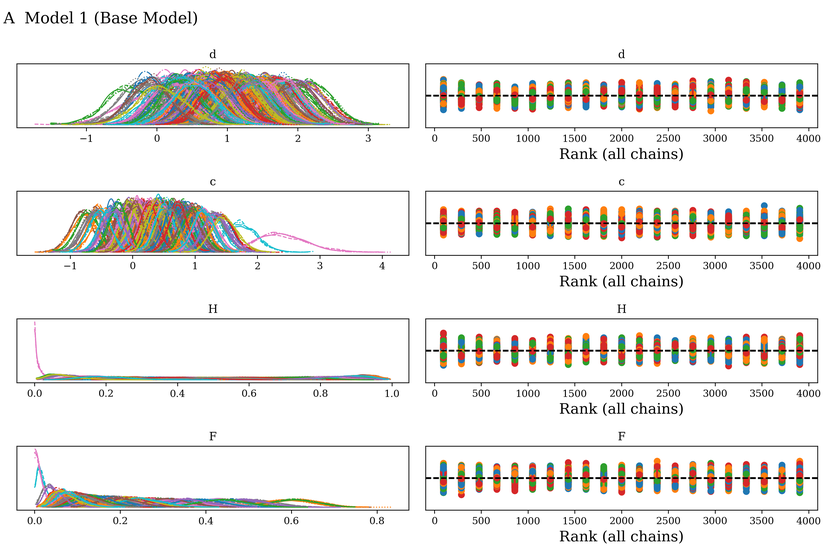
#> input picture model_convergence/mod1_rank_plots.png, 840 x 560 px, shrunk from 3600 x 2400 before the run
$ python combine_figures.py
#> lines starting #> are read from the running program, lines starting #| are printed output that depends on the picture
# -*- coding: utf-8 -*-
from PIL import Image
import matplotlib.pyplot as plt

plots = ["mod1_rank_plots.png","mod2_rank_plots.png","mod3_rank_plots.png"]

im1,im2,im3 = [Image.open(plots[i]) for i in range(len(plots))]
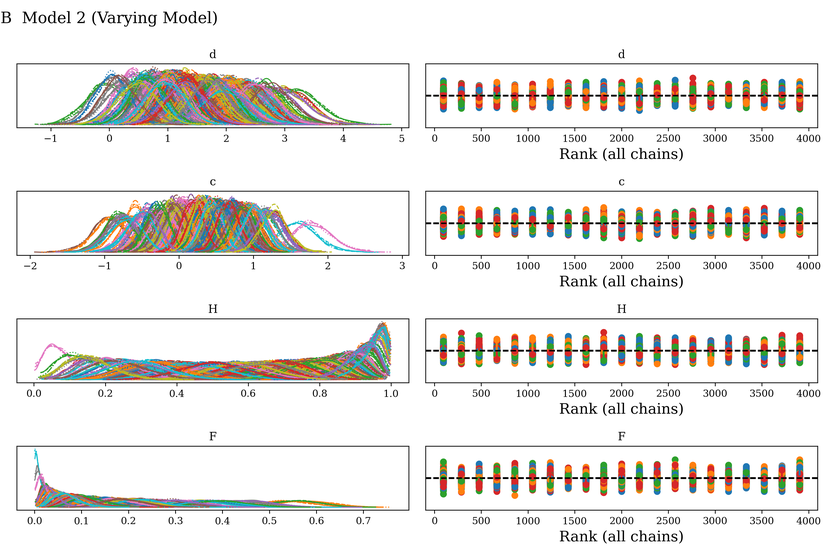
#> input picture model_convergence/mod2_rank_plots.png, 840 x 560 px, shrunk from 3600 x 2400 before the run
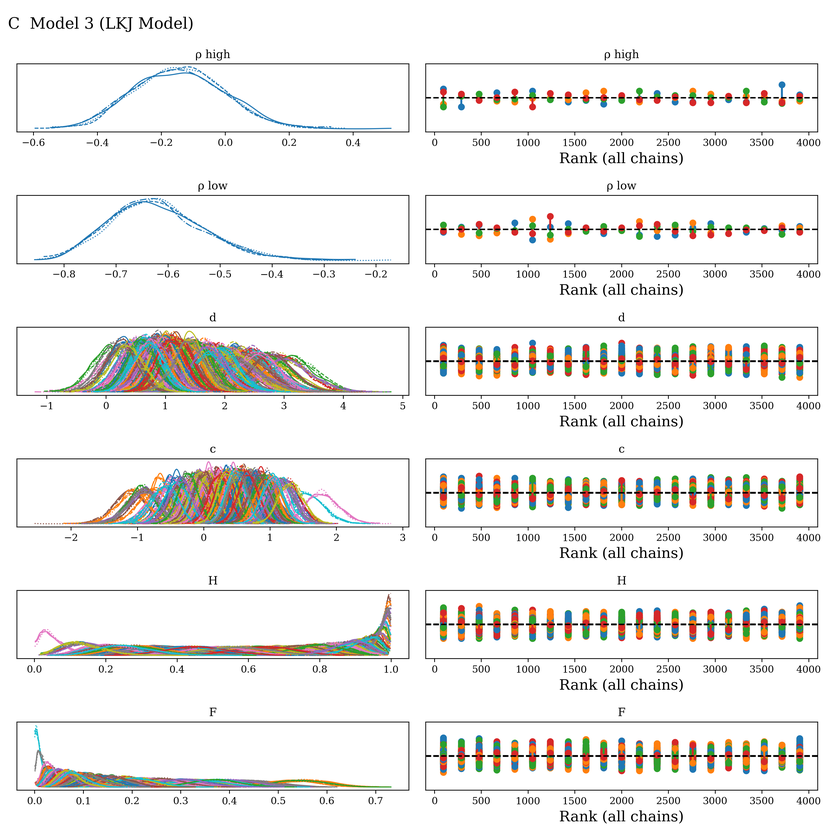
#> input picture model_convergence/mod3_rank_plots.png, 840 x 840 px, shrunk from 3600 x 3600 before the run
#> im1 is the input picture: PIL image 840x560 RGBA; mean R, G, B, A 237.5, 235.7, 233.3, 255
#> im2 is the input picture: PIL image 840x560 RGBA; mean R, G, B, A 235.2, 233.5, 230.9, 255
#> im3 is the input picture: PIL image 840x840 RGBA; mean R, G, B, A 238.9, 237.8, 236, 255

dst = Image.new('RGB', (im1.width*2 , im1.height*2), color=(255,255,255))
#> dst: PIL image 1680x1120 RGB; every value is 255

dst.paste(im1, (0, 0))
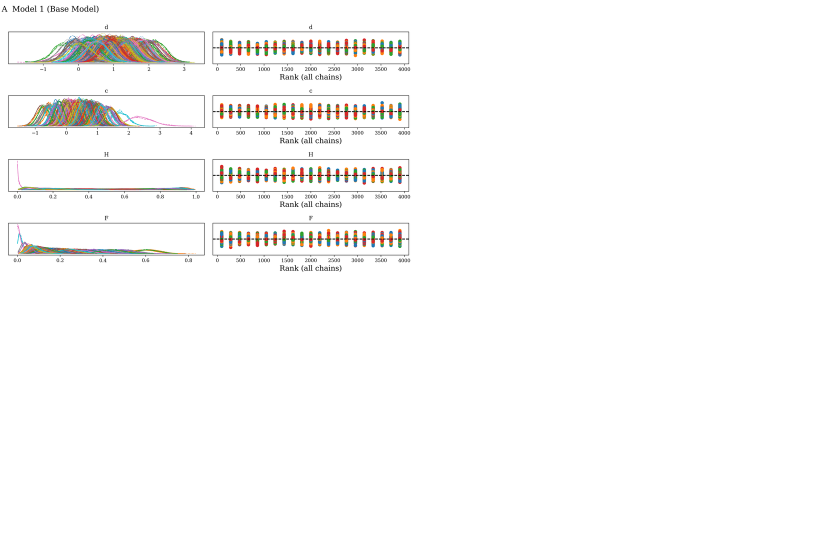
#> dst: PIL image 1680x1120 RGB (shown at 1/2 size); mean R, G, B 250.6, 250.2, 249.6
dst.paste(im2, (0, im2.height))
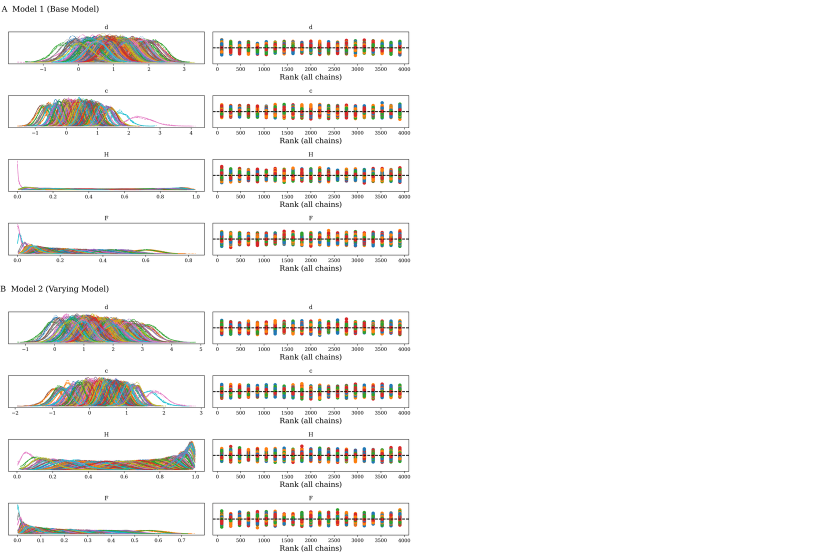
#> dst: PIL image 1680x1120 RGB (shown at 1/2 size); mean R, G, B 245.7, 244.8, 243.5
dst.paste(im3, (im1.width, 0))
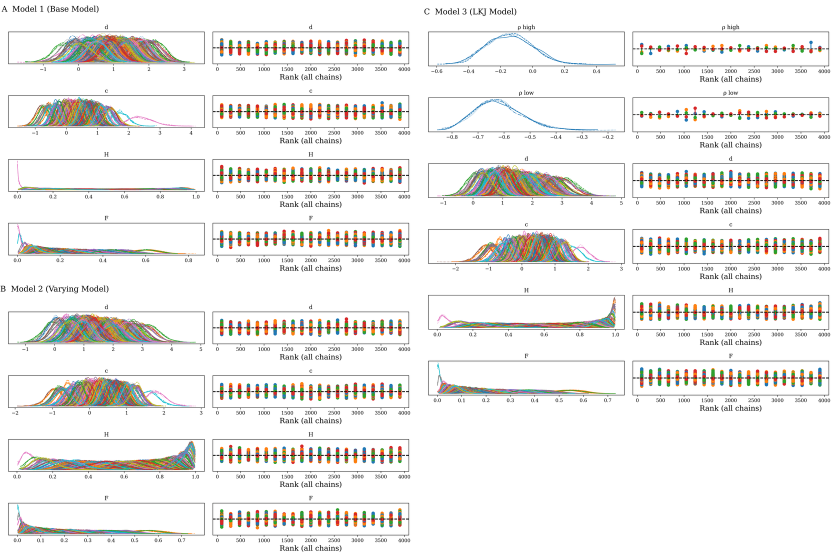
#> dst: PIL image 1680x1120 RGB (shown at 1/2 size); mean R, G, B 239.6, 238.4, 236.4

dst.save("rank_plots.png")
